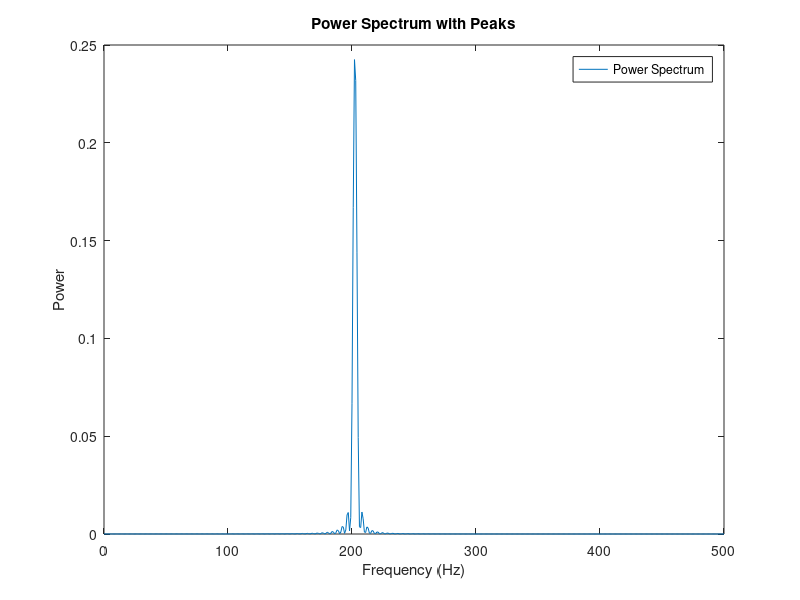

The MATLAB source for this figure:
clc;
clear
% Signal parameters
Fs = 1000;          % Sampling frequency
T = 1/Fs;           % Sampling period
L = 1000;           % Signal length
t = (0:L-1)*T;       % Time vector
f = 50;             % Frequency of the signal

% Original signal
x = sin(2*pi*f*t);

% Compute the FFT for the original signal
fftResult = fft(x,4048);

% Compute the power spectrum
powerSpectrum = abs(fftResult/L).^2;

% Plot the power spectrum and mark the peaks
frequencies = Fs*(0:(L/2))/L;
plot(frequencies, powerSpectrum(1:L/2+1));


title('Power Spectrum with Peaks');
xlabel('Frequency (Hz)');
ylabel('Power');
legend('Power Spectrum', 'Peaks');
